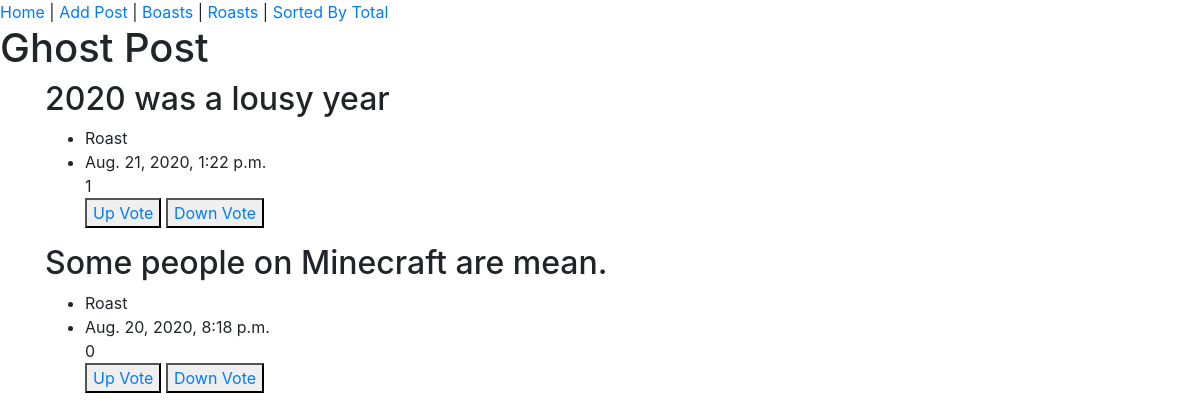
The app's page /roasts/ with its own data.
### ghostpost_app/models.py (models this page shows, shortened)
class Post(models.Model):
  isBoast = models.BooleanField()
  body = models.CharField(max_length=280)
  upVotes = models.IntegerField()
  downVotes = models.IntegerField()
  postDate = models.DateTimeField(default=timezone.now)
  @property
  def total(self):
    return self.upVotes - self.downVotes

### ghostpost_app/views.py (the view)
# urls.py: path('roasts/', views.roasts),
def roasts(request):
  posts = Post.objects.filter(isBoast=False).order_by('-postDate')
  return render(request, 'index.html', {"posts":posts})

### templates/index.html
{% extends 'base.html' %}
{% block content %}
  <div class="container">
    {% for post in posts %}
      <div>
        <h2>{{ post.body }}</h2>
        <ul>
          <li>{{ post.isBoast|yesno:"Boast,Roast" }}</li>
          <li>{{ post.postDate }}</li>
          <span>{{ post.total }}</span>
          <br>
          <button>
            <a href="/upvote/{{ post.id }}/">Up Vote</a> </button> <button> <a href="/downvote/{{ post.id }}/">Down Vote</a>
          </button>
        </ul>
      </div>
    {% endfor %}
  </div>
{% endblock content %}

### records on screen
Post: body "2020 was a lousy year", isBoast "Roast", postDate "Aug. 21, 2020, 1:22 p.m.", total "1"
Post: body "Some people on Minecraft are mean.", isBoast "Roast", postDate "Aug. 20, 2020, 8:18 p.m.", total "0"
